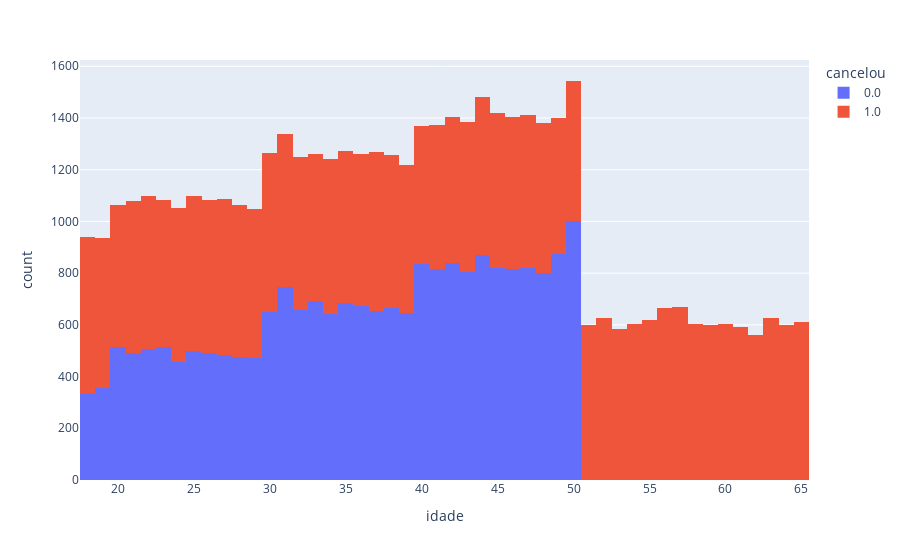

Notebook code cell kept with this figure:
### Code cell
# Passo 5: Analise detalhada - causa dos cancelamentos

# entender como cada coluna impacta no cancelamento
# criar gráficos / exibir grafico

import plotly.express as px

grafico = px.histogram(tabela, x="idade", color="cancelou")
grafico.show()

### Figure 1 — Plotly figure (JSON) as saved in the notebook; plotly's stock layout.template omitted (floating-point values rounded to 4 significant figures; data arrays with more than 128 entries replaced by an {"elided": "..."} marker saying what was removed)
{"data": [{"bingroup": "x", "hovertemplate": "cancelou=0.0<br>idade=%{x}<br>count=%{y}<extra></extra>", "legendgroup": "0.0", "marker": {"color": "#636efa", "pattern": {"shape": ""}}, "name": "0.0", "orientation": "v", "showlegend": true, "type": "histogram", "x": {"elided": "21603 float values"}, "xaxis": "x", "yaxis": "y"}, {"bingroup": "x", "hovertemplate": "cancelou=1.0<br>idade=%{x}<br>count=%{y}<extra></extra>", "legendgroup": "1.0", "marker": {"color": "#EF553B", "pattern": {"shape": ""}}, "name": "1.0", "orientation": "v", "showlegend": true, "type": "histogram", "x": {"elided": "28393 float values"}, "xaxis": "x", "yaxis": "y"}], "layout": {"barmode": "relative", "legend": {"title": {"text": "cancelou"}, "tracegroupgap": 0}, "margin": {"t": 60}, "xaxis": {"anchor": "y", "domain": [0, 1], "title": {"text": "idade"}}, "yaxis": {"anchor": "x", "domain": [0, 1], "title": {"text": "count"}}}}
